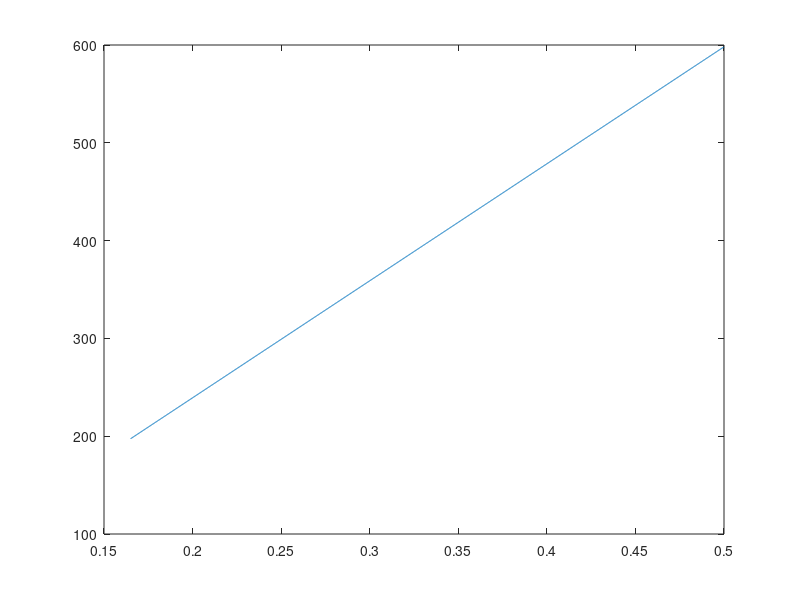

Here is the MATLAB script that generated this plot: (Note: this script raises an error after producing the figure.)
clear; 
close all;

% initializing
total_time = 300; %% length of simulation
init_vel = 12.5;
dt = 0.1;
niter = total_time / dt;

% declaring arrays
time = zeros(niter, 1);
speedr = zeros(niter, 1);

% initial values
time(1) = 0;
speedr(1) = init_vel;

mass = 75;
constant = .5;
density = 1.225;
area = 0.165:0.165e-3:0.5;
power = constant * density * init_vel * init_vel * init_vel * area;

figure
plot(area, power)

const_force = power / 5;

% for loop to simulate using finite difference method
for step=1:niter-1
    if(const_force*speedr(step) >= power)
        speedr(step+1) = speedr(step)+power*dt/ (mass*speedr(step)) - ( dt*constant*density*area*speedr(step)*speedr(step) )/(mass);
    else
        speedr(step+1) = speedr(step)+const_force*dt/mass;
    end
    
    time(step+1) = time(step) + dt;
end

% plotting the graph
figure
plot(time, speedr)
xlabel('time')
ylabel('speed')